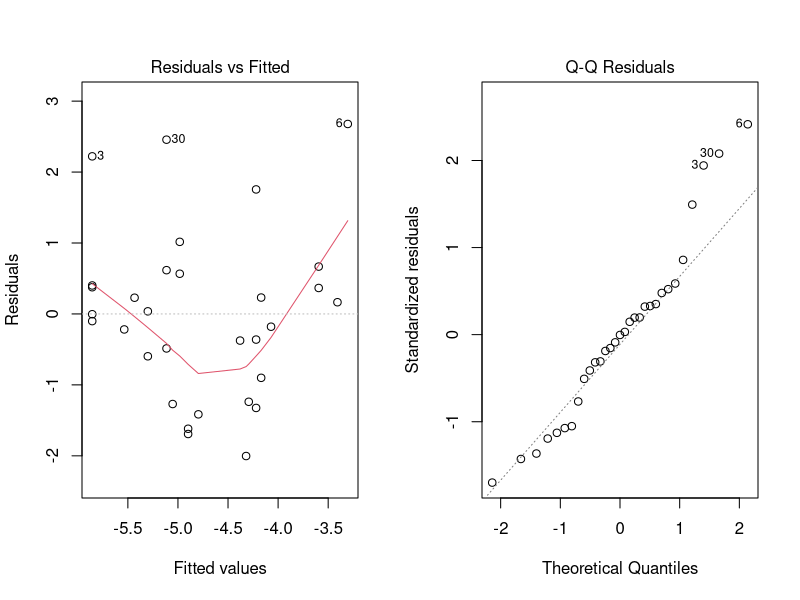
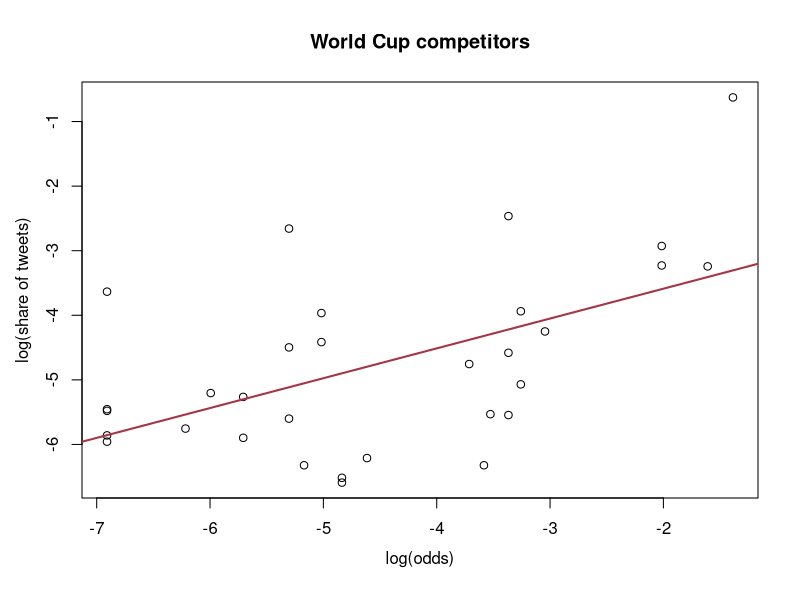

The R script that drew these images, in order:
setwd("~/GitHub/MiningWithACup")

#Import the data
odds.df <- read.table("odds.csv",header=T, sep=",")
counts.df <- read.table("data.csv",header=T,sep=",")

#Combine into one table
dataset <- data.frame(country=odds.df$country, odds=1/(odds.df$odds), tweets=counts.df$frequency)
attach(dataset)
#Compute proportions rather than absolute counts
dataset$interest <- sapply(tweets, function(x) x/sum(tweets))
attach(dataset)
#sum(interest) # = 1

#labels
#if I can be bothered I'll set this up for every country
countries.of.interest <- c("england","australia","usa","brazil")
codes <- c("en","au","us","br")
labels=rep("",length(country))
labels[match(countries.of.interest,country)]=codes 

#Correlation (absolute)
cor.test(odds, tweets) #gives a PMCC of 0.6-0.7 depending on whether you use tweets or log(tweets)
cairo_pdf("plot.pdf", family="Roboto Slab", width=5, height=5) #saves an image of the basic data+model+countries of interest
  plot(log(odds), log(interest), main="World Cup competitors", xlab="log(odds)", ylab="log(share of tweets)", mgp=c(2.5,1,0))
#  text(log(odds), log(interest), labels, pos=1, offset=0.2)

#Simple linear regression
  model <- lm(log(interest)~log(odds))
  abline(model, col="#A53545", lwd=2) #line of best fit
dev.off()
model.nolog <- lm(interest~odds)
summary(model)

#Diagnostic plots (residuals and QQ) to test normality
oldpar <- par(mfrow=c(1,2))
plot(model, which=c(1,2))
par(oldpar)
